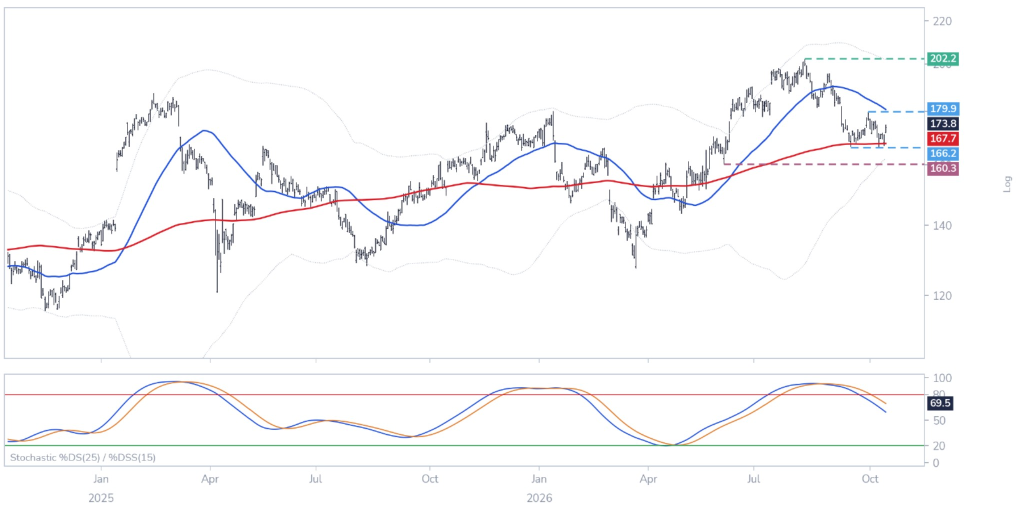
#> input picture examples/european-luxury-oct2026/img/cfr_top.png, 2033 x 1020 px, given in place of p-000.jpg, which was not available (shown at 1/2 size)
$ python crop.py
#> lines starting #> are read from the running program, lines starting #| are printed output that depends on the picture; after the words box and inside, x2 and y2 are one past the last pixel; in counts of white or black regions, pixels touching at a corner belong together; pictures that were not available may be replaced by others from this repository, and a replacement may not be noted
import sys
from PIL import Image
import numpy as np
S=2382/827
def crop(src,box,dst):
    im=Image.open(src); x0,y0,x1,y1=[int(v*S) for v in box]; im.crop((x0,y0,x1,y1)).save(dst)
# logo from page 1
im=Image.open("img/p-000.jpg").convert("RGBA"); x0,y0,x1,y1=[int(v*S) for v in (680,25,778,112)]
lg=np.array(im.crop((x0,y0,x1,y1))).astype(float)
rgb=lg[...,:3]; w=rgb.min(axis=2)  # whiteness
#> after `rgb = lg[..., :3]`:
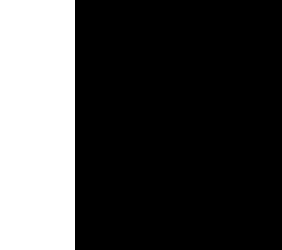
#> rgb: shape (250, 282, 3) float64; 26.6% white; 1 white region, box (x1, y1, x2, y2) and area: (0, 0, 75, 250) 18750
# alpha: distance from white using blue channel (orange/yellow have low blue)
a=np.clip((255-rgb[...,2])/255*1.6,0,1)
# unpremultiply against white
out=np.zeros_like(lg)
for c in range(3):
    out[...,c]=np.where(a>0.02,(rgb[...,c]-255*(1-a))/np.maximum(a,1e-3),255)
out[...,3]=a*255
out=np.clip(out,0,255).astype(np.uint8)
L=Image.fromarray(out); L=L.crop(L.getbbox()); L.save("img/logo.png"); print("logo",L.size)
#| logo (207, 250)
for name,pg in [("cfr","004"),("mc","006"),("rms","008"),("ker","010")]:
    crop(f"img/p-{pg}.jpg",(64,162,770,516),f"img/{name}_top.png")
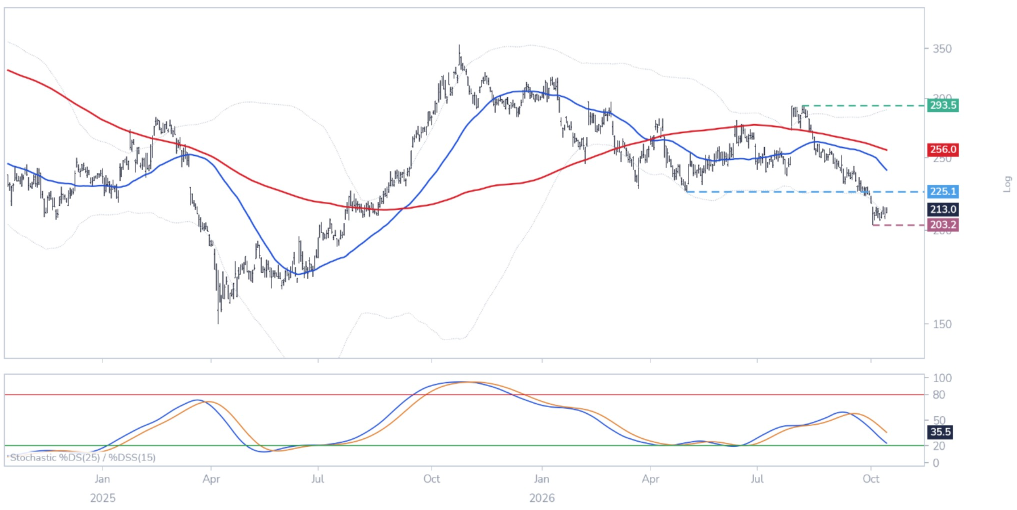
#> input picture examples/european-luxury-oct2026/img/ker_top.png, 2033 x 1020 px, given in place of p-004.jpg, which was not available (shown at 1/2 size)
#> in crop, im is the input picture: PIL image 2033x1020 RGB; mean R, G, B 249.5, 249.2, 249.9
#> in crop, `im = Image.open(src)`:
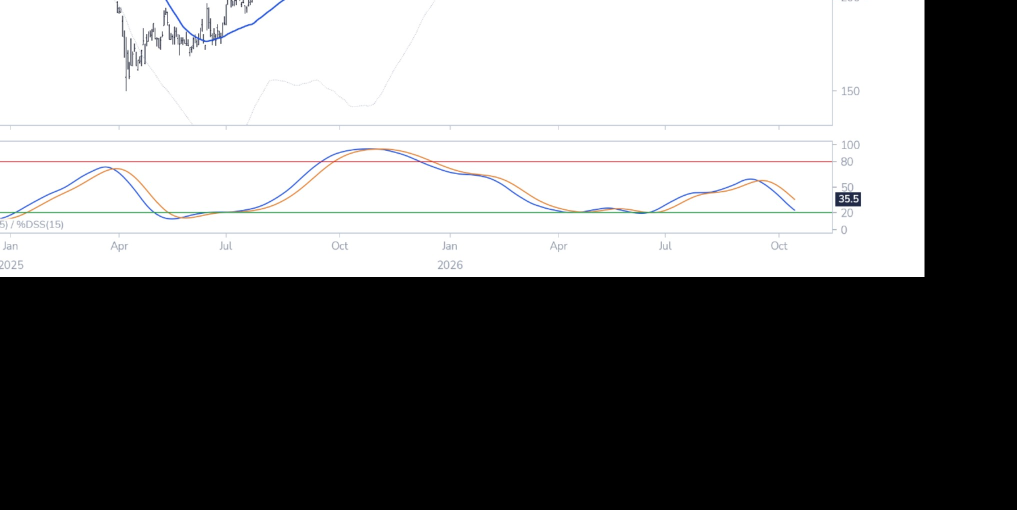
#> saved as cfr_top.png: PIL image 2033x1020 RGB (shown at 1/2 size); mean R, G, B 123.9, 123.9, 124
    crop(f"img/p-{pg}.jpg",(64,628,770,915),f"img/{name}_bot.png")
#> (the run stopped early here; a loop or call above may not have finished)
